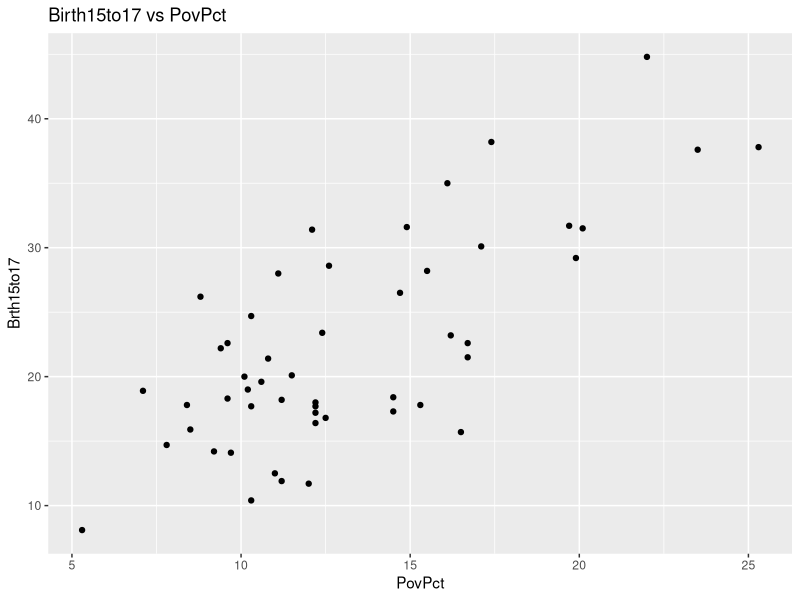
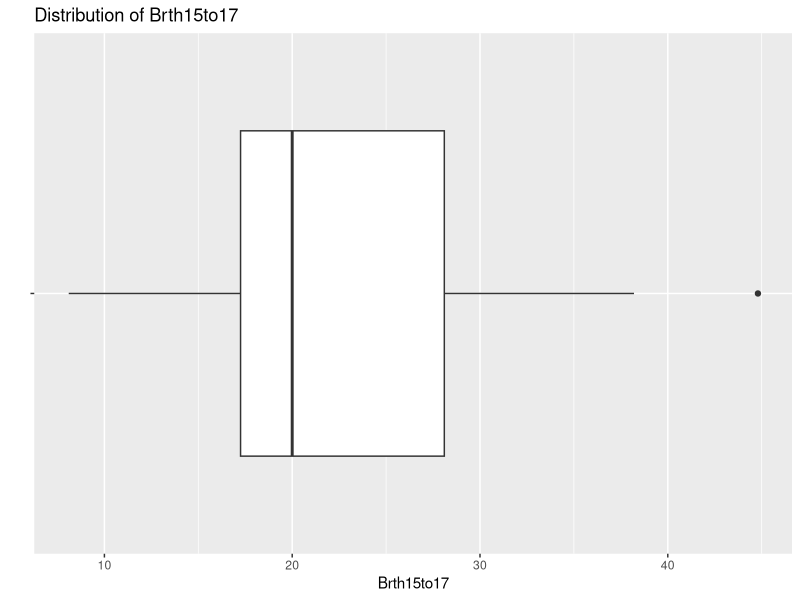
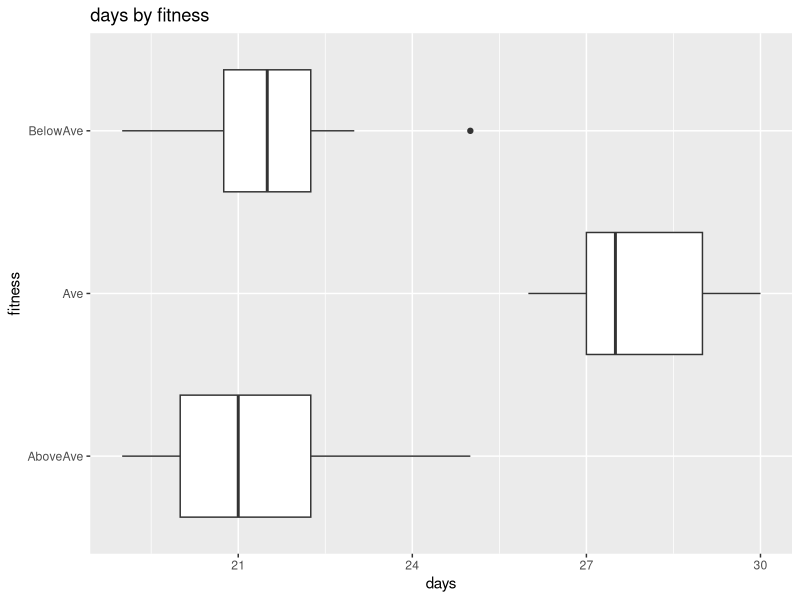
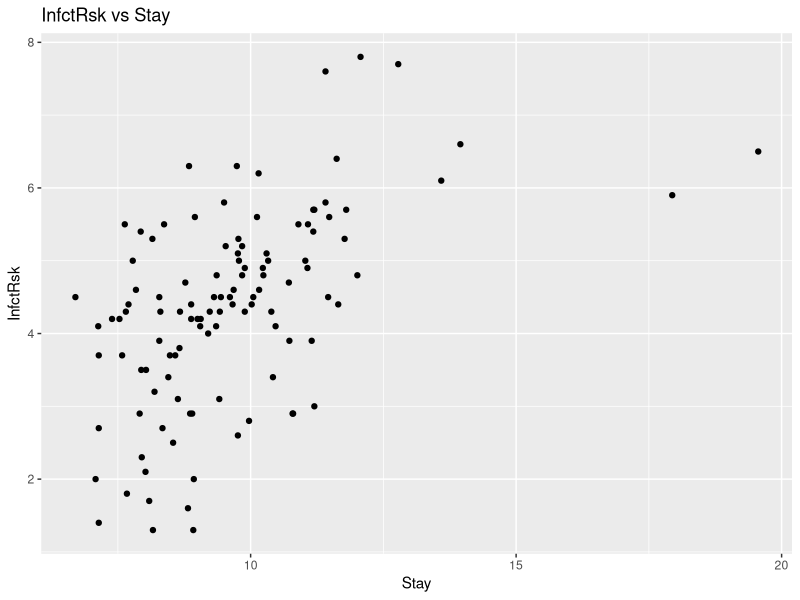
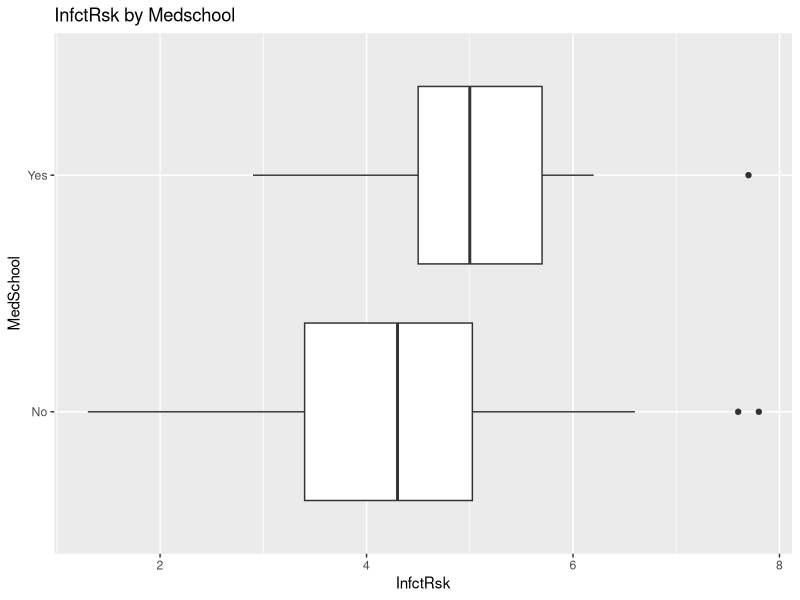
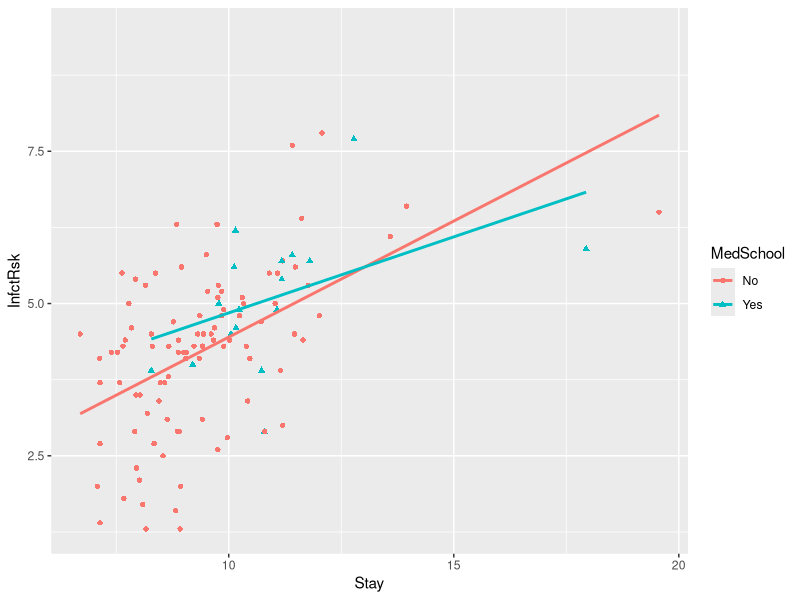

Recreate these plots in R, in order.
## ---- chunk 1
mydata=read.csv("poverty.csv",sep = ',',header = TRUE)
head(mydata)
library(ggplot2)
qplot(PovPct,Brth15to17,data=mydata)+ggtitle("Birth15to17 vs PovPct")
## ---- chunk 2
cor(mydata$PovPct,mydata$Brth15to17)
## ---- chunk 3
summary(mydata$PovPct)
## ---- chunk 4
ggplot(mydata,aes(y=Brth15to17,x = factor("")))+geom_boxplot()+ylab("Brth15to17") + xlab(" ")+ coord_flip() + ggtitle("Distribution of Brth15to17")
## ---- chunk 5
the.model=lm(Brth15to17~PovPct,data=mydata)
the.betas = round(the.model$coefficients,4)
the.model$coefficients
## ---- chunk 6

## ---- chunk 7

## ---- chunk 8
xs=10
ys=the.betas[1]+the.betas[2]*xs

## ---- chunk 9
anova.table= anova(the.model)
anova.table
the.things = summary(the.model)
R2 = the.things$r.squared
## ---- chunk 10
rehab=read.csv("rehab.csv",sep = ',',header = TRUE)
head(rehab)
ggplot(rehab,aes(y = days,x =fitness)) + geom_boxplot() + ylab("days") + xlab("fitness") + ggtitle("days by fitness") + coord_flip()
## ---- chunk 11

## ---- chunk 12

## ---- chunk 13
summary(rehab$days)
## ---- chunk 14
the.model=lm(days~fitness,data=rehab)
the.betas=round(the.model$coefficients,4)
the.betas
unique(rehab$fitness)
## ---- chunk 15

## ---- chunk 16

## ---- chunk 17

## ---- chunk 18
library(ggplot2)
hos=read.csv("hospital.csv",sep =',',header = TRUE)
head(hos)
qplot(Stay,InfctRsk,data=hos)+ggtitle("InfctRsk vs Stay")
## ---- chunk 19
ggplot(hos,aes(y =InfctRsk ,x =MedSchool)) + geom_boxplot() + ylab("InfctRsk") + xlab("MedSchool") + ggtitle("InfctRsk by Medschool") + coord_flip()

## ---- chunk 20

## ---- chunk 21

## ---- chunk 22
the.sd = sd(hos$Stay)
the.mean=mean(hos$Stay)
## ---- chunk 23
the.model = lm(InfctRsk ~ .,data= hos)
the.betas = round(the.model$coefficients,4)
ggplot(hos,aes(y = InfctRsk, x =Stay,colour=MedSchool,shape=MedSchool)) + geom_point() + geom_smooth(method="lm",fill = NA)
## ---- chunk 24
the.betas
unique(hos$MedSchool)
the.model
## ---- chunk 25

## ---- chunk 26

## ---- chunk 27
x.star=data.frame(Stay=7,MedSchool="No")
y.star=predict(the.model,x.star)
## ---- chunk 28
the.line=lm(InfctRsk~MedSchool+Stay+MedSchool*Stay, data=hos)
the.coef=round(the.line$coefficients, 4)
the.line
## ---- chunk 29

## ---- chunk 30

## ---- chunk 31

## ---- chunk 32
x.star=data.frame(MedSchool="No",Stay=7)
y.star=round(predict(the.line, x.star),4)
## ---- chunk 33

## ---- chunk 34

## ---- chunk 35

## ---- chunk 36

